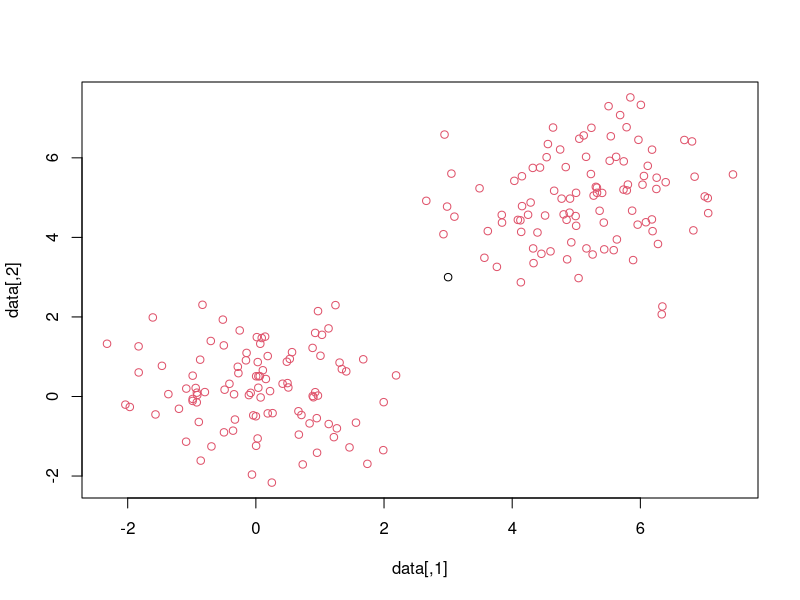

This chart was generated by the following R code: (Note: this script raises an error after producing the figure.)
## ---- chunk 1
knitr::opts_chunk$set(echo = TRUE)
## ---- chunk 2
set.seed(47)
d1 <- cbind(rnorm(100,0,1),rnorm(100,0,1))
d2 <- cbind(rnorm(100,5,1),rnorm(100,5,1))
data <- rbind(d1,d2,c(3,3))
c <- rep(2,201); c[201] <- 1

n.obs <- nrow(data)
plot(data,col=c)
## ---- chunk 3
dqf.subset <- function(data = NULL, gram.mat = NULL, g.scale=2, angle=c(45), kernel="linear", p1=1, p2=0, n.splits=100, subsample=50, z.scale=TRUE, k.w=3, adaptive=TRUE, G="norm") {
  # kernelized version of depthity
  # 
  # inputs: 
  #   data (matrix or data frame) - a data matrix of explanatory variables
  #   kernel - of form "linear", "rbf" or "poly", or a user defined function 
  #   g.scale (scalar) - scales the base distribution G
  #   angle (numeric vector of length 3)- angles of cone from midline, must live between 0 and 90
  #   p1 - first parameter for kernel
  #   p2 - second parameter for kernel
  #   n.splits (integer) - the number of split points at which the DQF is computed
  #   subsample (integer)- the number of random pairs for each observation
  #   z.scale (logical) - should the data be z-scaled first
  #   k.w (integer) - the number of points altered in the windsorized standard deviation
  #   adaptive - if TRUE, uses windsorized standard deviation to scale base distribution
  #   G - base distribution:   "norm" or "unif"
  ##
  # Output:
  #   angle  - vector of angles used, same as inputted
  #   dqf1, dqf2, dqf3 - matrices of depth quantile functions, rows are observations
  if (G=="norm") {
    param1 <- 0; param2 <- 1 }
  if (G=="unif") {
    param1 <- -1; param2 <- 1 }
  if (is.null(data) & is.null(gram.mat)) 
    stop("Either a data set or Gram matrix must be provided")
  if (min(angle) <= 0 | max(angle) >= 90) 
    stop("Angles must be between 0 and 90")
  if (is.null(data))
    n.obs <- nrow(gram.mat)
  if (is.null(gram.mat))
    n.obs <- nrow(data)
  
  
  #scram <- sample(n.obs)
  #unscram <- c()
  #for(i in 1:length(scram)){
  #  unscram <- c(unscram,which(scram==i))
  #}
  
  pairs <- subsamp.dqf(n.obs, subsample)
  if (is.null(gram.mat)) {  
    if (z.scale==TRUE)
      data <- apply(data, 2, scale) #z-scale data
    if (is.function(kernel)==TRUE)
      kern <- kernel
    if (kernel == "linear") {
      kern <- function(x,y)
        return(sum(x*y))
    }
    if (kernel == "rbf") {
      kern <- function(x,y)
        return(exp(-sum((x-y)^2)/p1))
    }             
    if (kernel == "poly") {
      kern <- function(x,y)
        return((sum(x*y)+p2)^p1)
    }
    #data <- data[scram,]
    gram <- matrix(0,n.obs, n.obs)
    for (i in 1:n.obs) {
      for (j in i:n.obs) {
        gram[i,j] <- kern(data[i,], data[j,])
        gram[j,i] <- gram[i,j]
      }
    }
  } else {
    if (diff(dim(gram.mat))!=0)
      stop("Gram matrix must be square")
    if (isSymmetric(gram.mat) == FALSE)
      stop("Gram matrix must be symmetric")
    gram <- gram.mat
    #gram <- gram[scram,]
    #gram <- gram[,scram]
  }
  splits <- get(paste("q", G, sep=""))((1:n.splits)/(n.splits+1),param1, param2) * g.scale
  depthity1 <- rep(0,length(splits))
  norm.k2 <- error.k <- k.to.mid <- rep(0, n.obs)
  dep1 <- matrix(0, nrow=nrow(pairs), ncol=n.splits)
  qfs1 <- matrix(0, nrow=nrow(pairs), ncol=100)
  
  ret.pairs <- matrix(0,nrow=nrow(pairs),ncol=2)
  k.to.mids <- matrix(ncol = n.obs, nrow = nrow(pairs))
  
  ret.gs <- matrix(ncol = n.obs, nrow = n.splits)  # skeleton for goods data.frame
  ret.goods <- list()
  
  # pairs.goods <- list(pairs=list(c(0,0)),goods=list(data.frame(matrix(ncol = n.obs, nrow = 100)))) # create list of pairs and their corresponding 100 (num.splits) good vectors
  
  for (i.subs in 1:nrow(pairs)) {
    i <- pairs[i.subs,1];  j <- pairs[i.subs,2]
    
    # pairs.goods$pairs <- append(pairs.goods$pairs,list(c(scram[i],scram[j]))) # record pairs of points (original indices)
    
    #ret.pairs[i.subs,] <- c(scram[i],scram[j])
    ret.pairs[i.subs,] <- c(i,j)
    
    for (k in 1:n.obs) {
      norm.k2[k] <- gram[k,k] + 1/4*(gram[i,i]+gram[j,j]) + 1/2*gram[i,j]-gram[k,i]-gram[k,j]
      k.to.mid[k] <- (gram[k,i]-gram[k,j]+1/2*(gram[j,j]-gram[i,i]))/sqrt(gram[i,i]+gram[j,j]-2*gram[i,j]) # return this
      error.k[k] <- sqrt(abs(norm.k2[k] - k.to.mid[k]^2))
    }
    
    k.to.mids[i.subs,] <- k.to.mid
    
    for (c in 1:length(splits)) {
      good <- rep(1, n.obs)
      s <- splits[c] * (sd.w(k.to.mid, k.w)*adaptive + (adaptive==FALSE)) 
      good[k.to.mid/s > 1] <- 0  #points on other side of cone tip removed
      d.to.tip <- abs(k.to.mid - s)
      good1 <- good * (abs(atan(error.k / d.to.tip)) < (angle[1]/360*2*pi))  #points outside of cone removed
      good1 <- good1 * (1 - 2*(sign(k.to.mid)==sign(s)))  #which side of midpoint are they on
      ret.gs[c,] <- good1
      depthity1[c] <- min(c(sum(good1==-1), sum(good1==1)))
    }
    ret.goods[[i.subs]] <- ret.gs
    qfs1[i.subs,] <- quantile(depthity1, seq(0,1,length=100), na.rm=TRUE)
  }
  dqf1 <- matrix(0,n.obs, 100)
  for (i in 1:n.obs) {
    dqf1[i,] <- apply(qfs1[which(pairs[,1]==i | pairs[,2]==i),],2,mean, na.rm=TRUE)
  }
  
  # reorder
  # dqf1 <- dqf1[unscram,]  #map back to original indicies
  
  return(list(dqf1=dqf1,ret.pairs=ret.pairs,ret.goods=ret.goods,k.to.mids=k.to.mids,splits=splits))
}
## ---- chunk 4
dqf.s <- dqf.subset(data)
## ---- chunk 5
extract.depths <- function(dqf,subset){
  n.subset <- length(subset)
  depthity1 <- rep(0,100)
  
  indices <- which(dqf$ret.pairs[,1] %in% subset & dqf$ret.pairs[,2] %in% subset)
  subset.pairs <- dqf$ret.pairs[indices,]
  
  depths <- matrix(0, nrow=length(indices), ncol=100)
  
  depths.count <- 1
  for(j in indices){
    gs <- dqf$ret.goods[[j]][,subset]
    for(i in 1:nrow(gs)){
      g <- gs[i,]
      depthity1[i] <- min(c(sum(g==-1), sum(g==1)))
    }
    depths[depths.count,] <- depthity1
    depths.count <- depths.count+1
  }
  
  return(list(depths=depths,subset.pairs=subset.pairs))
}
## ---- chunk 6
all.depths <- extract.depths(dqf.s,1:201)
subset.depths <- extract.depths(dqf.s,c(1:100,201))
## ---- chunk 7
calculate.qfs <- function(depths,k2mid,splits){
  qfs <- matrix(0,nrow=nrow(depths),ncol=length(splits))
  
  for(i in 1:nrow(depths)){
    qf <- rep(0,100)
    d <- depths[i,]
    k.sd <- sd.w(k2mid[i,],3)
    
    q.prev <- 1
    min.s <- 1; max.s <- -1
    for(j in 0:max(d)){
      s <- splits[which(d==j)]
      min.s <- min(c(s,min.s)); max.s <- max(c(s,max.s))
      q <- ceiling((pnorm(max.s,sd=k.sd)-pnorm(min.s,sd=k.sd))*100)
      
      if(q>q.prev & q <= 100){
        qf[q.prev:q] <- j
        q.prev <- q+1
      }
      
    }
    qfs[i,] <- qf
    
  }
    
  return(qfs)
  
}
## ---- chunk 8
all.qfs <- calculate.qfs(all.depths$depths,dqf.s$k.to.mids,dqf.s$splits)
subset.qfs <- calculate.qfs(subset.depths$depths,dqf.s$k.to.mids,dqf.s$splits)
## ---- chunk 9
calculate.dqfs <- function(qfs,pairs,subset,n.obs){
  dqfs <- matrix(0,n.obs, 100)
  for (i in 1:n.obs) {
    dqfs[i,] <- apply(qfs[which(pairs[,1]==i | pairs[,2]==i),],2,mean, na.rm=TRUE)
  }
  return(dqfs[subset,])
}
## ---- chunk 10
# all.dqfs <- calculate.dqfs(all.qfs,all.depths$subset.pairs,1:201,n.obs)
subset.dqfs <- calculate.dqfs(subset.qfs,subset.depths$subset.pairs,subset=c(1:100,201),n.obs)
## ---- chunk 11
plot.dqf <- function(dqf,labels=NULL,xlab='',ylab='',main=''){
  x <- seq(.01,1,.01)
  
  n.functions <- length(dqf[,1])
  if(is.null(labels)) labels <- rep(1,n.functions) 
  
  plot(x,dqf[1,],t='l',ylim=c(0,max(dqf)),col=labels[1],xlab=xlab,ylab=ylab,main=main)
  for(i in 2:n.functions){
    lines(x,dqf[i,],col=labels[i])
  }
}
## ---- chunk 12
# plot.dqf(all.dqfs)
l <- rep(1,101); l[101] <- 2; l[28] <- 2
plot.dqf(subset.dqfs,l)
## ---- chunk 13
dqf.o <- dqf.outlier(data[c(1:100,201),])
## ---- chunk 14
plot.dqf(dqf.o$dqf2,l)
